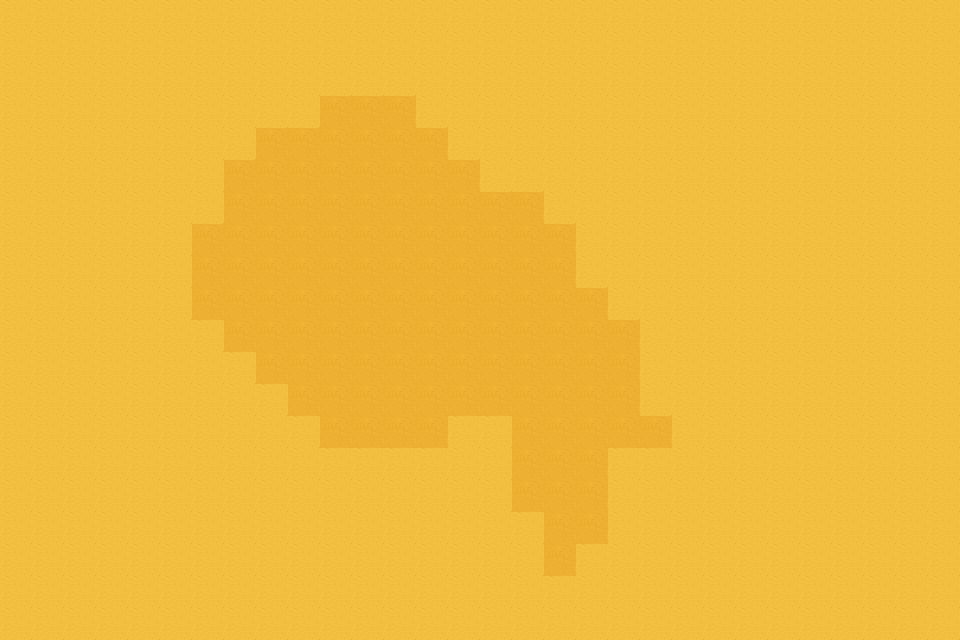

This is a level from a 2D game, rendered from its Tiled map with the project's own tilesets. A one-line summary and the complete map file follow:
An orthogonal 30x20 tile map with 32x32 px tiles, 1 tile layer (Calque de Tuiles 1), 2 tilesets.

<map version="1.10" tiledversion="1.11.2" orientation="orthogonal" renderorder="right-down" width="30" height="20" tilewidth="32" tileheight="32" infinite="0" nextlayerid="2" nextobjectid="1">
 <tileset firstgid="1" source="sable.tsx" />
 <tileset firstgid="25" source="sable_mouvant.tsx" />
 <layer id="1" name="Calque de Tuiles 1" width="30" height="20">
  <data encoding="csv">
1,1,1,1,1,1,1,1,1,1,1,1,1,1,1,1,1,1,1,1,1,1,1,1,1,1,1,1,1,1,
1,1,1,1,1,1,1,1,1,1,1,1,1,1,1,1,1,1,1,1,1,1,1,1,1,1,1,1,1,1,
1,1,1,1,1,1,1,1,1,1,1,1,1,1,1,1,1,1,1,1,1,1,1,1,1,1,1,1,1,1,
1,1,1,1,1,1,1,1,1,1,45,45,45,1,1,1,1,1,1,1,1,1,1,1,1,1,1,1,1,1,
1,1,1,1,1,1,1,1,45,45,45,45,45,45,1,1,1,1,1,1,1,1,1,1,1,1,1,1,1,1,
1,1,1,1,1,1,1,45,45,45,45,45,45,45,45,1,1,1,1,1,1,1,1,1,1,1,1,1,1,1,
1,1,1,1,1,1,1,45,45,45,45,45,45,45,45,45,45,1,1,1,1,1,1,1,1,1,1,1,1,1,
1,1,1,1,1,1,45,45,45,45,45,45,45,45,45,45,45,45,1,1,1,1,1,1,1,1,1,1,1,1,
1,1,1,1,1,1,45,45,45,45,45,45,45,45,45,45,45,45,1,1,1,1,1,1,1,1,1,1,1,1,
1,1,1,1,1,1,45,45,45,45,45,45,45,45,45,45,45,45,45,1,1,1,1,1,1,1,1,1,1,1,
1,1,1,1,1,1,1,45,45,45,45,45,45,45,45,45,45,45,45,45,1,1,1,1,1,1,1,1,1,1,
1,1,1,1,1,1,1,1,45,45,45,45,45,45,45,45,45,45,45,45,1,1,1,1,1,1,1,1,1,1,
1,1,1,1,1,1,1,1,1,45,45,45,45,45,45,45,45,45,45,45,1,1,1,1,1,1,1,1,1,1,
1,1,1,1,1,1,1,1,1,1,45,45,45,45,1,1,45,45,45,45,45,1,1,1,1,1,1,1,1,1,
1,1,1,1,1,1,1,1,1,1,1,1,1,1,1,1,45,45,45,1,1,1,1,1,1,1,1,1,1,1,
1,1,1,1,1,1,1,1,1,1,1,1,1,1,1,1,45,45,45,1,1,1,1,1,1,1,1,1,1,1,
1,1,1,1,1,1,1,1,1,1,1,1,1,1,1,1,1,45,45,1,1,1,1,1,1,1,1,1,1,1,
1,1,1,1,1,1,1,1,1,1,1,1,1,1,1,1,1,45,1,1,1,1,1,1,1,1,1,1,1,1,
1,1,1,1,1,1,1,1,1,1,1,1,1,1,1,1,1,1,1,1,1,1,1,1,1,1,1,1,1,1,
1,1,1,1,1,1,1,1,1,1,1,1,1,1,1,1,1,1,1,1,1,1,1,1,1,1,1,1,1,1
</data>
 </layer>
</map>
